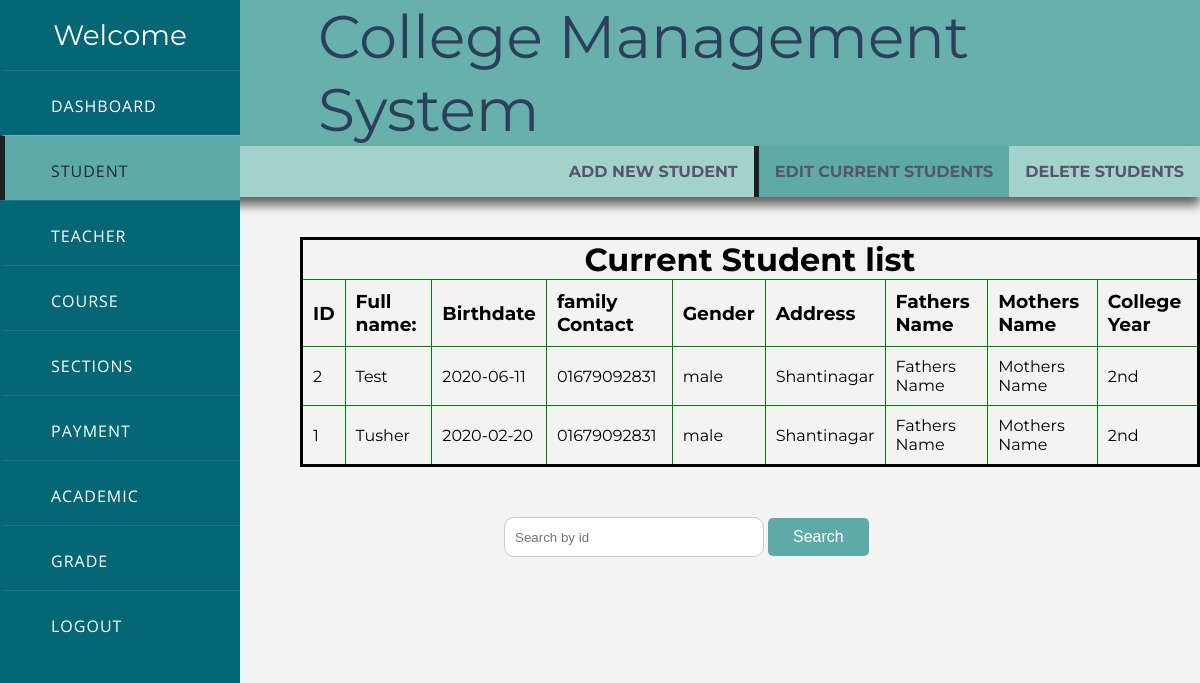
/Admin/Student/Edit_Student.php (signed in), run on the app's committed database.
### tables this page shows
CREATE TABLE `student` (
  `Id` int(10) NOT NULL,
  `name` varchar(15) NOT NULL,
  `dob` date NOT NULL,
  `contact` varchar(11) NOT NULL,
  `gender` varchar(8) NOT NULL,
  `address` text,
  `f_name` varchar(15) NOT NULL,
  `m_name` varchar(15) NOT NULL,
  `c_year` varchar(15) NOT NULL,
  `username` varchar(15) NOT NULL,
  `password` varchar(15) NOT NULL
);

### Admin/Student/Edit_Student.php (the view, shortened to what this page needs)
<?php
if (isset($_SESSION['username']) && isset($_SESSION['user_type'])) {
require "../../include/conn.php";
?>
<!DOCTYPE html>
<html lang="en" dir="ltr">
  <head>
    <link rel="stylesheet" href="Edit_Student.css">
  </head>
  <body>
    <div class="sidebar">
      <header>Welcome</header>
      <a href="../index.php" >
        <span>Dashboard</span>
      </a>
      <a href="../Student/Add_Student.php"class="active" >
        <span>Student</span>
      </a>
      <a href="../Teacher/Add_Teacher.php" >
        <span>Teacher</span>
      </a>
      <a href="../Courses/Edit_Courses.php">
        <span>Course</span>
      </a>
      <a href="../Section/Add_Section.php" >
        <span>Sections</span>
      </a>
      <a href="../Payment/Add_Payment.php" >
        <span>Payment</span>
      </a>
      <a href="../Academic/Active_Academic.php"   >
        <span>Academic</span>
      </a>
      <a href="../Grade/Grade.php" >
        <span>Grade</span>
      </a>
      <a href="../../include/logout.php" >
        <span>Logout</span>
      </a>
    </div>
    <div class="cms">
      <p style="margin-left:25%">College Management System</p>
    </div>
    <div class="navbar" style="margin-left:auto; margin-top:0%;">
 <div class="topnav">
   <a href="Add_Student.php">ADD NEW STUDENT</a>
   <a href="Edit_Student.php" class="active" >EDIT CURRENT STUDENTS</a>
   <a href="Delete_Student.php" >DELETE STUDENTS</a>
</div>
</div>
<div class="main" style="margin-top:40px; margin-left:25%;">
  <table style="border:3px solid black;border-collapse:collapse;">
  <tr>
  <td  colspan="10" align=center> <h1> Current Student list </h1></td>
  </tr>
  <tr>
    <td style="border:1px solid green; padding: 10px;"><h3>ID</h3></td>
    <td style="border:1px solid green; padding: 10px;"><h3>Full name:</h3></td>
    <td style="border:1px solid green;padding: 10px;"><h3>Birthdate</h3> </td>
    <td style="border:1px solid green;padding: 10px;"><h3>family Contact</h3></td>
    <td style="border:1px solid green;padding: 10px;"> <h3>Gender</h3></td>
    <td style="border:1px solid green;padding: 10px;"> <h3>Address</h3></td>
    <td style="border:1px solid green;padding: 10px;"> <h3>Fathers Name</h3></td>
    <td style="border:1px solid green;padding: 10px;"> <h3>Mothers Name </h3></td>
    <td style="border:1px solid green;padding: 10px;"><h3>College Year </h3> </td>
  </tr>
    <?php
      $sql = "select * from student ORDER BY Id DESC Limit 5;";
      $query = mysqli_query($conn,$sql);
      while ($res = mysqli_fetch_array($query)) {
        ?>
        <tr>
          <td style="border:1px solid green;padding: 10px;"><?php echo $res['Id'] ; ?></td>
          <td style="border:1px solid green;padding: 10px;"><?php echo $res['name'] ; ?></td>
          <td style="border:1px solid green;padding: 10px;"><?php echo $res['dob'] ; ?> </td>
          <td style="border:1px solid green;padding: 10px;"><?php echo $res['contact'] ; ?></td>
          <td style="border:1px solid green;padding: 10px;"><?php echo $res['gender'] ; ?></td>
          <td style="border:1px solid green;padding: 10px;"><?php echo $res['address'] ; ?></td>
          <td style="border:1px solid green;padding: 10px;"><?php echo $res['f_name'] ; ?> </td>
          <td style="border:1px solid green;padding: 10px;"><?php echo $res['m_name'] ; ?></td>
          <td style="border:1px solid green;padding: 10px;"><?php echo $res['c_year'] ; ?></td>
        </tr>
      <?php
      }
     ?>
  </table>
</div>
<form action="" method="post">
  <div class="searchbox" style="margin-left:42%; margin-top:50px;">
    <input type="text" name="get_id" value="" placeholder="Search by id">
    <span>
      <input class="submit" type="submit" name="search_by_id" value="Search">
    </span>
  </div>
</form>
</body>
</html>
<?php
}else {
  header("Location: ../../index.php");
  exit();
}
 ?>

### Admin/Student/Edit_Student.css (style rules this page uses)
body { background-color: #f3f3f3; }
* { margin: 0; padding: 0; text-decoration: none; }
.sidebar { position: fixed; width: 240px; height: 100%; background: #056676; transition: all .5s ease; }
.sidebar header { font-size: 28px; color: white; line-height: 70px; text-align: center; background: #056676; user-select: none; font-family: 'Montserrat', sans-serif; }
.sidebar a { display: block; height: 65px; width: 100%; color: white; line-height: 65px; padding-left: 30px; box-sizing: border-box; border-top: 1px solid rgba(255,255,255,.1); border-left: 5px solid transparent; font-family: 'Open Sans', sans-serif; transition: all .5s ease; }
a.active,a:hover { border-left: 5px solid #1D1F21; background-color: #5EAAA8; color: #222831; }
.sidebar a span { letter-spacing: 1px; text-transform: uppercase; }
.cms { background-color: #68b0ab; margin-left: 2%; font-family: 'Montserrat', sans-serif; font-size: 60px; color: #2d4059; align-content: center; }
.submit { background-color: #5eaaa8; border: none; border-radius: 5px; color: white; padding: 10px 25px; text-align: center; text-decoration: none; display: inline-block; font-size: 16px; }
table { font-family: 'Montserrat', sans-serif; }
input[type=text],input[type=Password],input[type=date], select { width: 100%; padding: 4px 10px; display: inline-block; border: 1px solid #ccc; border-radius: 4px; box-sizing: border-box; }
.topnav { float: right; }
.navbar { overflow: hidden; background-color:#a3d2ca; font-family: 'Montserrat', sans-serif; box-shadow: 0px 8px 10px 0px rgba(0,0,0,0.6); }
.navbar a { float: left; font-size: 16px; color: #56556e; text-align: center; padding: 16px; text-decoration: none; font-weight: bold; }
.main { margin-top: auto; margin-left: 50%; }
input[type=text],input[type=Password],input[type=date], select { width: 260px; height: 40px; padding: 4px 10px; display: inline-block; border: 1px solid #ccc; border-radius: 10px; box-sizing: border-box; }

### data on the page
student: Id "2", name "Test", dob "2020-06-11", contact "01679092831", gender "male", address "Shantinagar", f_name "Fathers Name", m_name "Mothers Name", c_year "2nd"
student: Id "1", name "Tusher", dob "2020-02-20", contact "01679092831", gender "male", address "Shantinagar", f_name "Fathers Name", m_name "Mothers Name", c_year "2nd"
